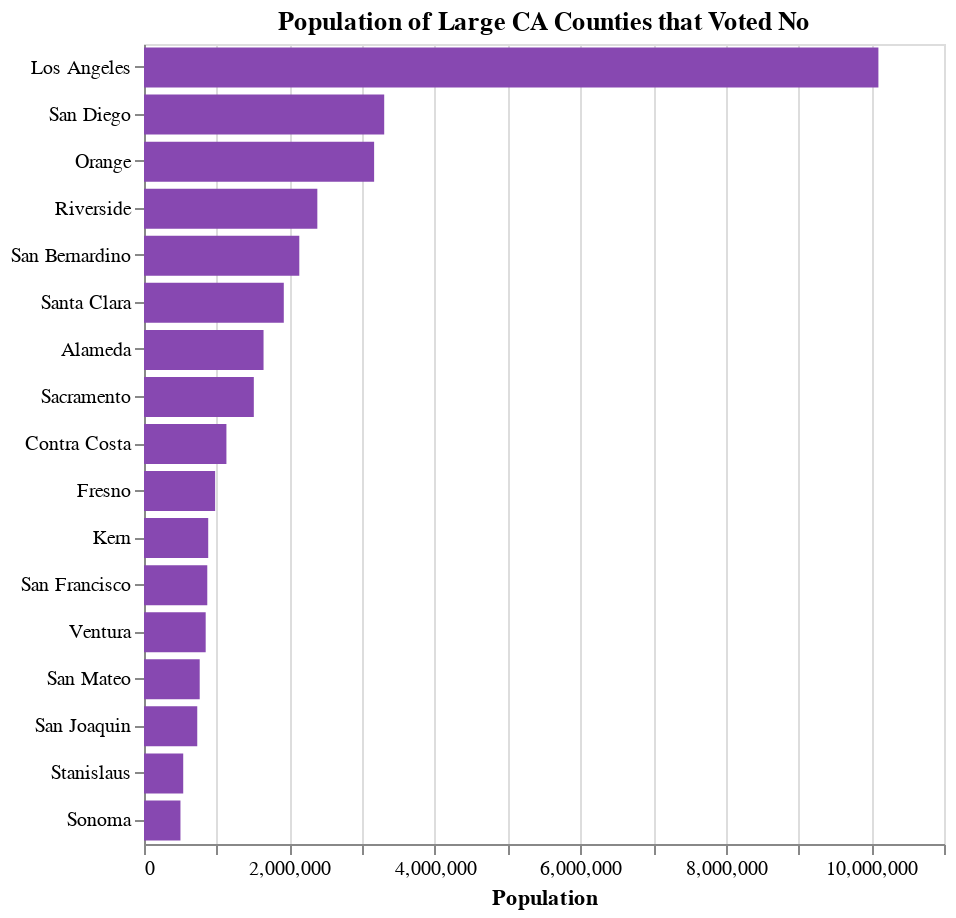

The notebook cell saved with this chart:
### Code cell
alt.Chart(novax_df[novax_df["population"] > 500000]).mark_bar(
    color="#8748b1", size=20
).encode(
    y=alt.Y("county", title="", sort="-x"), x=alt.X("population", title="Population"),
).properties(
    width=400, height=400, title="Population of Large CA Counties that Voted No"
)

### Figure 1 — Vega-Lite specification as saved in the notebook (floating-point values rounded to 4 significant figures)
{"config": {"view": {"continuousWidth": 400, "continuousHeight": 300}}, "data": {"name": "data-e143b33609079e590de9a72c4c86212a"}, "mark": {"type": "bar", "color": "#8748b1", "size": 20}, "encoding": {"x": {"type": "quantitative", "field": "population", "title": "Population"}, "y": {"type": "nominal", "field": "county", "sort": "-x", "title": ""}}, "height": 400, "title": "Population of Large CA Counties that Voted No", "width": 400, "$schema": "https://vega.github.io/schema/vega-lite/v4.8.1.json", "datasets": {"data-e143b33609079e590de9a72c4c86212a": [{"county": "Alameda", "fips": 1, "no_percent": 82.5, "yes_percent": 17.5, "winner_2021": "D", "fully_vaccinated_percent": 81.46, "population": 1644000.0}, {"county": "Contra Costa", "fips": 13, "no_percent": 73.1, "yes_percent": 26.9, "winner_2021": "D", "fully_vaccinated_percent": 82.37, "population": 1133000.0}, {"county": "Fresno", "fips": 19, "no_percent": 49.8, "yes_percent": 50.2, "winner_2021": "R", "fully_vaccinated_percent": 60.73, "population": 978100.0}, {"county": "Kern", "fips": 29, "no_percent": 41.9, "yes_percent": 58.1, "winner_2021": "R", "fully_vaccinated_percent": 53.06, "population": 883100.0}, {"county": "Los Angeles", "fips": 37, "no_percent": 70.8, "yes_percent": 29.2, "winner_2021": "D", "fully_vaccinated_percent": 71.32, "population": 10100000.0}, {"county": "Orange", "fips": 59, "no_percent": 52.6, "yes_percent": 47.4, "winner_2021": "D", "fully_vaccinated_percent": 71.68, "population": 3164000.0}, {"county": "Riverside", "fips": 65, "no_percent": 52.4, "yes_percent": 47.6, "winner_2021": "D", "fully_vaccinated_percent": 59.51, "population": 2383000.0}, {"county": "Sacramento", "fips": 67, "no_percent": 64.0, "yes_percent": 36.0, "winner_2021": "D", "fully_vaccinated_percent": 67.58, "population": 1510000.0}, {"county": "San Bernardino", "fips": 71, "no_percent": 52.0, "yes_percent": 48.0, "winner_2021": "D", "fully_vaccinated_percent": 56.59, "population": 2135000.0}, {"county": "San Diego", "fips": 73, "no_percent": 58.6, "yes_percent": 41.4, "winner_2021": "D", "fully_vaccinated_percent": 80.82, "population": 3303000.0}, {"county": "San Francisco", "fips": 75, "no_percent": 86.7, "yes_percent": 13.3, "winner_2021": "D", "fully_vaccinated_percent": 83.78, "population": 870000.0}, {"county": "San Joaquin", "fips": 77, "no_percent": 56.0, "yes_percent": 44.0, "winner_2021": "D", "fully_vaccinated_percent": 61.86, "population": 732200.0}, {"county": "San Mateo", "fips": 81, "no_percent": 79.1, "yes_percent": 20.9, "winner_2021": "D", "fully_vaccinated_percent": 83.19, "population": 765900.0}, {"county": "Santa Clara", "fips": 85, "no_percent": 75.9, "yes_percent": 24.1, "winner_2021": "D", "fully_vaccinated_percent": 84.57, "population": 1922000.0}, {"county": "Sonoma", "fips": 97, "no_percent": 77.9, "yes_percent": 22.1, "winner_2021": "D", "fully_vaccinated_percent": 75.91, "population": 501300.0}, {"county": "Stanislaus", "fips": 99, "no_percent": 48.3, "yes_percent": 51.7, "winner_2021": "R", "fully_vaccinated_percent": 56.66, "population": 539300.0}, {"county": "Ventura", "fips": 111, "no_percent": 59.5, "yes_percent": 40.5, "winner_2021": "D", "fully_vaccinated_percent": 70.44, "population": 848100.0}]}}
